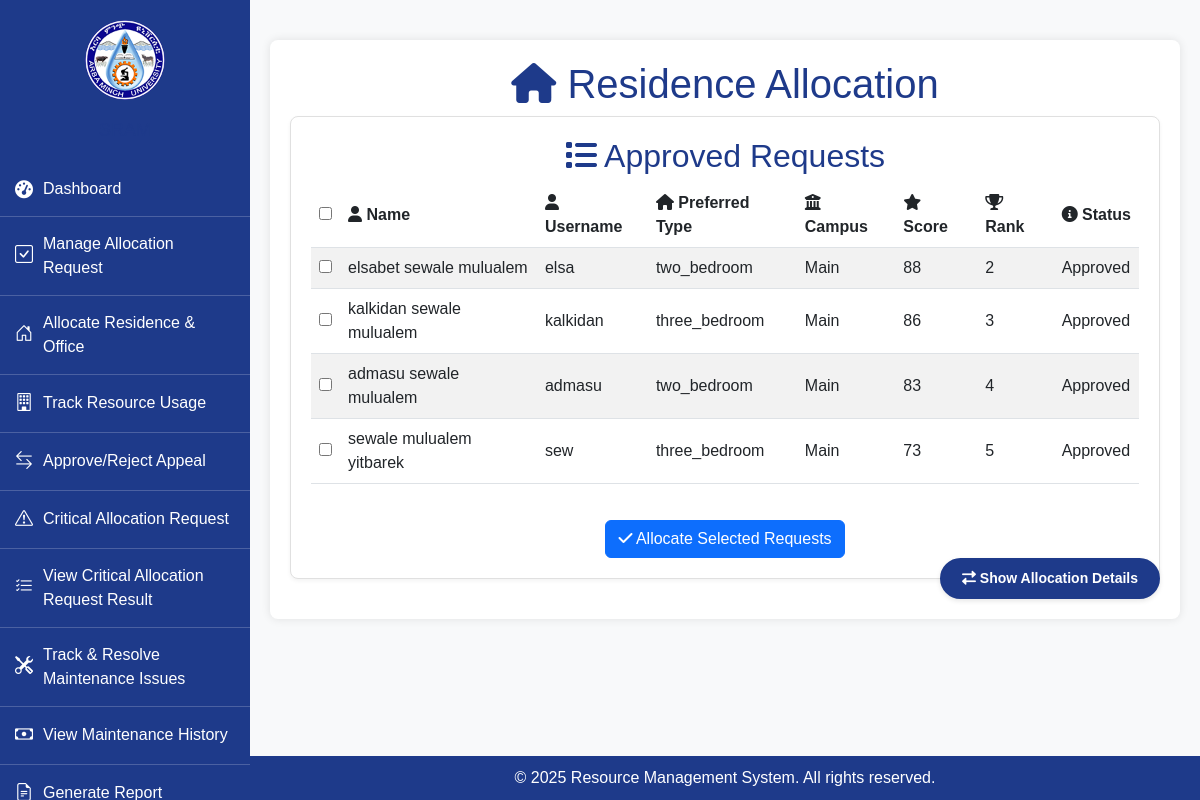
/admin/residence_allocate.php, run on the app's committed database.
### tables this page shows
CREATE TABLE `allocation_requests` (
  `id` int(11) NOT NULL,
  `username` varchar(255) NOT NULL,
  `date` date NOT NULL,
  `campus` varchar(50) NOT NULL,
  `prefered_type` varchar(50) NOT NULL,
  `status` varchar(50) DEFAULT 'Pending',
  `name` varchar(255) DEFAULT NULL,
  `gender` varchar(50) DEFAULT NULL,
  `academic_rank` varchar(50) DEFAULT NULL,
  `work_range` varchar(50) DEFAULT NULL,
  `marital_status` varchar(50) DEFAULT NULL,
  `disability` varchar(50) DEFAULT NULL,
  `soamu` varchar(50) DEFAULT NULL,
  `score` int(11) DEFAULT NULL,
  `rank` int(11) DEFAULT NULL
);

### admin/residence_allocate.php (the view, shortened to what this page needs)
<?php
$servername = "localhost";
$username = "root";
$password = "";
$dbname = "signup";
$conn = new mysqli($servername, $username, $password, $dbname);
$sql = "SELECT * FROM allocation_requests WHERE status = 'Approved' ORDER BY rank ASC";
$result = $conn->query($sql);
?>
<!DOCTYPE html>
<html lang="en">
<head>
    <link href="https://cdn.jsdelivr.net/npm/bootstrap@5.3.0-alpha1/dist/css/bootstrap.min.css" rel="stylesheet">
    <link href="https://cdnjs.cloudflare.com/ajax/libs/font-awesome/6.0.0-beta3/css/all.min.css" rel="stylesheet">
    <link rel="stylesheet" href="https://cdn.jsdelivr.net/npm/bootstrap-icons/font/bootstrap-icons.css">
</head>
<body>
<div class="sidebar">
    <div class="logo">
        <img src="logo.png" alt="Logo">
    </div>
    <h2>SRAM</h2>
    <ul>
    <li>
                <a href="allocation_committee_dashboard.php"><i class="fas fa-tachometer-alt"></i> Dashboard</a>
            </li>
        <li>
                <a href="#"><i class="bi bi-check-square"></i> Manage Allocation Request</a>
            </li>
            <li>
                <a href="#"><i class="bi bi-house-door"></i> Allocate Residence & Office</a>
            </li>
            <li>
                <a href="#"><i class="bi bi-building"></i> Track Resource Usage</a>
            </li>
            <li>
                <a href="solve_appeal.php"><i class="bi bi-arrow-left-right"></i> Approve/Reject Appeal</a>
            </li>
            <li>
              <a href="critical_allocation_request.php"><i class="bi bi-exclamation-triangle"></i> Critical Allocation Request</a>
             </li>
             <li>
              <a href="view_critical_allocation_request_result.php"><i class="bi bi-list-check"></i> View Critical Allocation Request Result</a>
             </li>
             <li><a href="track_resolve_maintenance.php"><i class="bi bi-tools"></i> Track & Resolve Maintenance Issues</a></li>
             <li><a href="view_maintenance_history.php"><i class="bi bi-cash"></i> View Maintenance History</a></li>
             <li>
                <a href="#"><i class="bi bi-file-earmark-text"></i> Generate Report</a>
            </li>
    </ul>
</div>
    <div class="main-content">
        <div class="container">
            <h1><i class="fas fa-home"></i> Residence Allocation</h1>
            <div class="toggle-view-container">
                <button id="toggleViewBtn" class="toggle-view-btn">
                    <i class="fas fa-exchange-alt"></i> Show Allocation Details
                </button>
            </div>
            <div id="approvedRequestsSection" class="view-section visible-section">
                <div class="section-card">
                    <h2><i class="fas fa-list"></i> Approved Requests</h2>
                    <form method="POST" action="">
                        <div class="table-responsive">
                            <table class="table table-striped table-hover">
                                <thead>
                                    <tr>
                                        <th><input type="checkbox" id="select-all-requests"></th>
                                        <th><i class="fas fa-user"></i> Name</th>
                                        <th><i class="fas fa-user"></i> Username</th>
                                        <th><i class="fas fa-home"></i> Preferred Type</th>
                                        <th><i class="fas fa-university"></i> Campus</th>
                                        <th><i class="fas fa-star"></i> Score</th>
                                        <th><i class="fas fa-trophy"></i> Rank</th>
                                        <th><i class="fas fa-info-circle"></i> Status</th>
                                    </tr>
                                </thead>
                                <tbody>
                                    <?php
                                    if ($result->num_rows > 0) {
                                        while ($row = $result->fetch_assoc()) {
                                            echo "<tr>
                                                    <td><input type='checkbox' name='selected_requests[]' value='" . $row["id"] . "'></td>
                                                    <td>" . $row["name"] . "</td>
                                                    <td>" . $row["username"] . "</td>
                                                    <td>" . $row["prefered_type"] . "</td>
                                                    <td>" . $row["campus"] . "</td>
                                                    <td>" . $row["score"] . "</td>
                                                    <td>" . $row["rank"] . "</td>
                                                    <td>" . $row["status"] . "</td>
                                                  </tr>";
                                        }
                                    } else {
                                        echo "<tr><td colspan='8' class='text-center'>No approved requests found.</td></tr>";
                                    }
                                    ?>
                                </tbody>
                            </table>
                        </div>
                        <div class="allocate-btn">
                            <button type="submit" name="allocate" class="btn btn-primary">
                                <i class="fas fa-check"></i> Allocate Selected Requests
                            </button>
                        </div>
                    </form>
                </div>
            </div>
        </div>
    </div>
    <div class="footer">
        &copy; <?= date('Y') ?> Resource Management System. All rights reserved.
    </div>
</body>
</html>

### admin/residence_allocate.php (style rules this page uses)
body { font-family: 'Arial', sans-serif; background-color: #f8f9fa; }
.sidebar { width: 250px; height: 100%; background: #1e3a8a; color: white; padding-top: 20px; position: fixed; left: 0; top: 0; overflow-y: auto; }
.sidebar .logo { text-align: center; margin-bottom: 20px; }
.sidebar .logo img { width: 80px; border-radius: 50%; }
.sidebar h2 { text-align: center; font-size: 18px; margin-bottom: 20px; }
.sidebar ul { list-style: none; padding: 0; }
.sidebar ul li { padding: 15px; border-bottom: 1px solid rgba(255, 255, 255, 0.2); position: relative; }
.sidebar ul li a { text-decoration: none; color: white; font-size: 16px; display: flex; align-items: center; gap: 10px; transition: 0.3s; cursor: pointer; }
.sidebar ul li a i { font-size: 18px; }
.main-content { margin-left: 250px; padding: 20px; }
.container { max-width: 1200px; margin: 20px auto; padding: 20px; background-color: #fff; border-radius: 8px; box-shadow: 0 0 10px rgba(0, 0, 0, 0.1); position: relative; }
h1, h2 { text-align: center; color: #1e3a8a; }
.table thead { background-color: #1e3a8a; color: white; }
.table th, .table td { vertical-align: middle; }
.allocate-btn { margin-top: 20px; text-align: center; }
.footer { background-color: #1e3a8a; color: white; text-align: center; padding: 10px 20px; position: fixed; bottom: 0; left: 250px; right: 0; z-index: 1000; }
.toggle-view-container { position: absolute; bottom: 20px; right: 20px; }
.toggle-view-btn { padding: 8px 20px; font-weight: 600; border: 2px solid #1e3a8a; background: #1e3a8a; color: white; border-radius: 50px; transition: all 0.3s ease; box-shadow: 0 2px 5px rgba(0,0,0,0.1); font-size: 14px; }
.view-section { transition: all 0.3s ease; }
.visible-section { display: block; opacity: 1; height: auto; }
.section-card { border-radius: 8px; border: 1px solid #e0e0e0; padding: 20px; margin-bottom: 20px; background: white; box-shadow: 0 2px 4px rgba(0,0,0,0.05); }

### data on the page
allocation_requests: name "elsabet sewale mulualem", username "elsa", prefered_type "two_bedroom", campus "Main", score "88", rank "2", status "Approved"
allocation_requests: name "kalkidan sewale mulualem", username "kalkidan", prefered_type "three_bedroom", campus "Main", score "86", rank "3", status "Approved"
allocation_requests: name "admasu sewale mulualem", username "admasu", prefered_type "two_bedroom", campus "Main", score "83", rank "4", status "Approved"
allocation_requests: name "sewale mulualem yitbarek", username "sew", prefered_type "three_bedroom", campus "Main", score "73", rank "5", status "Approved"
